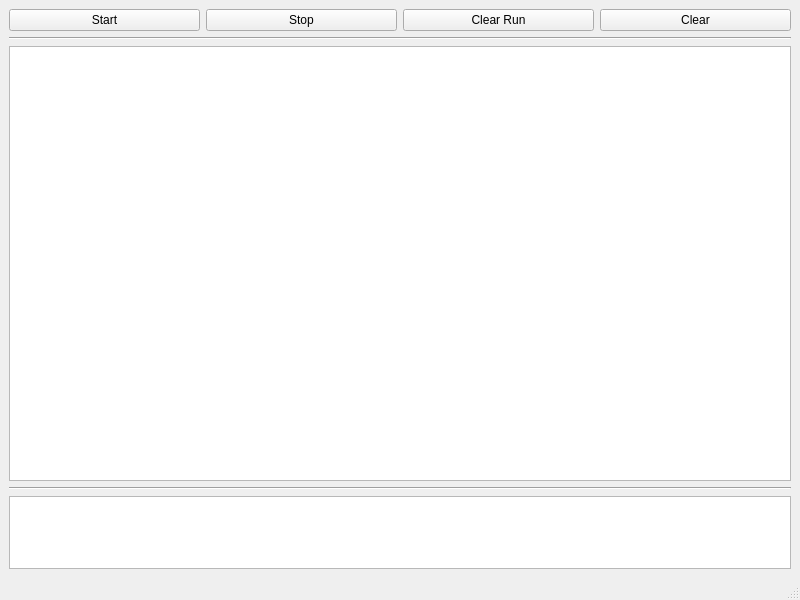
<?xml version="1.0" encoding="UTF-8"?>
<ui version="4.0">
 <class>MainWindow</class>
 <widget class="QMainWindow" name="MainWindow">
  <property name="geometry">
   <rect>
    <x>0</x>
    <y>0</y>
    <width>800</width>
    <height>600</height>
   </rect>
  </property>
  <property name="windowTitle">
   <string>MBIFriendEngine</string>
  </property>
  <widget class="QWidget" name="centralwidget">
   <layout class="QVBoxLayout" name="verticalLayout">
    <item>
     <layout class="QHBoxLayout" name="horizontalLayout" stretch="0,0,0,0">
      <item>
       <widget class="QPushButton" name="pushButton">
        <property name="text">
         <string>Start</string>
        </property>
       </widget>
      </item>
      <item>
       <widget class="QPushButton" name="pushButton_2">
        <property name="text">
         <string>Stop</string>
        </property>
       </widget>
      </item>
      <item>
       <widget class="QPushButton" name="pushButton_4">
        <property name="text">
         <string>Clear Run</string>
        </property>
       </widget>
      </item>
      <item>
       <widget class="QPushButton" name="pushButton_3">
        <property name="text">
         <string>Clear</string>
        </property>
       </widget>
      </item>
     </layout>
    </item>
    <item>
     <widget class="Line" name="line">
      <property name="orientation">
       <enum>Qt::Horizontal</enum>
      </property>
     </widget>
    </item>
    <item>
     <widget class="QTextBrowser" name="textBrowser">
      <property name="sizePolicy">
       <sizepolicy hsizetype="Expanding" vsizetype="Expanding">
        <horstretch>0</horstretch>
        <verstretch>6</verstretch>
       </sizepolicy>
      </property>
     </widget>
    </item>
    <item>
     <widget class="Line" name="line_2">
      <property name="orientation">
       <enum>Qt::Horizontal</enum>
      </property>
     </widget>
    </item>
    <item>
     <widget class="QTextBrowser" name="textBrowser_2">
      <property name="sizePolicy">
       <sizepolicy hsizetype="Expanding" vsizetype="Expanding">
        <horstretch>0</horstretch>
        <verstretch>1</verstretch>
       </sizepolicy>
      </property>
     </widget>
    </item>
   </layout>
  </widget>
  <widget class="QMenuBar" name="menubar">
   <property name="geometry">
    <rect>
     <x>0</x>
     <y>0</y>
     <width>800</width>
     <height>22</height>
    </rect>
   </property>
  </widget>
  <widget class="QStatusBar" name="statusbar"/>
 </widget>
 <resources/>
 <connections/>
</ui>
